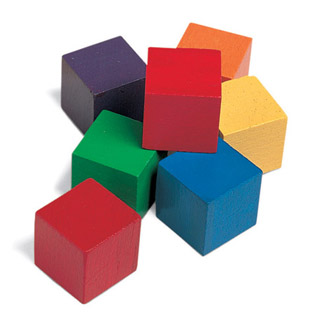
#> input picture cubes.jpg, 315 x 315 px
$ python test.py
#> lines starting #> are read from the running program, lines starting #| are printed output that depends on the picture; after the words box and inside, x2 and y2 are one past the last pixel; in counts of white or black regions, pixels touching at a corner belong together
import cv2 as cv
import numpy as np
from matplotlib import pyplot as plt

img = cv.imread('cubes.jpg')
#> img is the input picture: shape (315, 315, 3); mean B, G, R 176.7, 178.3, 194.3
img = cv.cvtColor(img, cv.COLOR_BGR2GRAY)
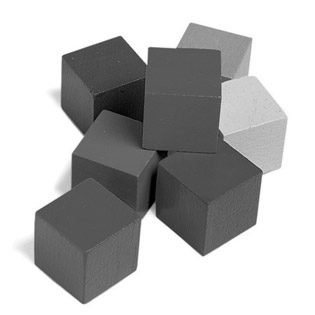
#> img: shape (315, 315); min 0, max 255, mean 182.9

cv.imshow('image',img)
cv.waitKey(0)
cv.destroyAllWindows()

#image gradients
laplacian = cv.Laplacian(img,cv.CV_64F)
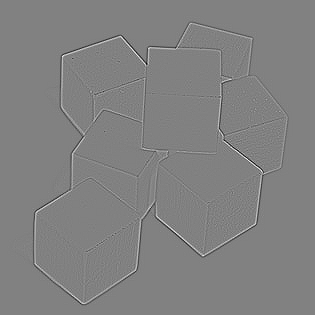
#> laplacian: shape (315, 315) float64; min -215, max 209, mean 0; drawn with min black and max white
sobelx = cv.Sobel(img,cv.CV_64F,1,0,ksize=5)
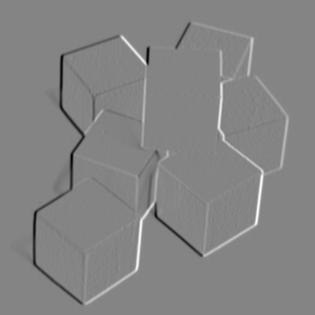
#> sobelx: shape (315, 315) float64; min -8302, max 7675, mean 0; drawn with min black and max white
sobely = cv.Sobel(img,cv.CV_64F,0,1,ksize=5)
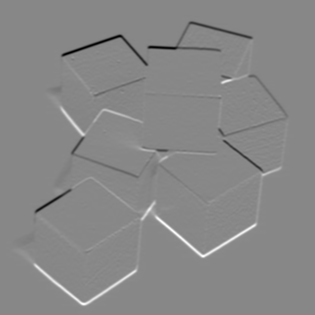
#> sobely: shape (315, 315) float64; min -8285, max 7250, mean 0; drawn with min black and max white

mag,angle = cv.cartToPolar(sobelx,sobely,angleInDegrees=True)
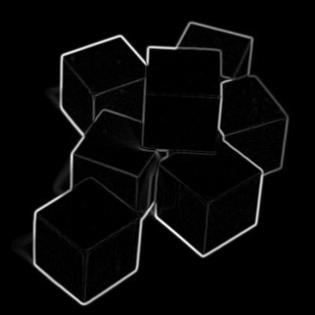
#> mag: shape (315, 315) float64; min 0, max 9325, mean 295.4; drawn with min black and max white
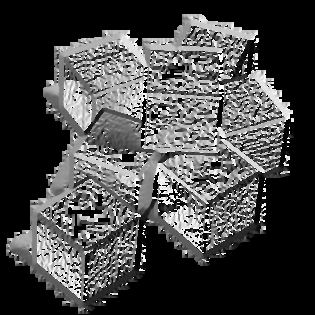
#> angle: shape (315, 315) float64; min 0, max 360, mean 99.3; drawn with min black and max white


plt.subplot(2,2,1),plt.imshow(img,cmap = 'gray')
plt.title('Original'), plt.xticks([]), plt.yticks([])
plt.subplot(2,2,2),plt.imshow(laplacian,cmap = 'gray')
plt.title('Laplacian'), plt.xticks([]), plt.yticks([])
plt.subplot(2,2,3),plt.imshow(sobelx,cmap = 'gray')
plt.title('Sobel X'), plt.xticks([]), plt.yticks([])
plt.subplot(2,2,4),plt.imshow(sobely,cmap = 'gray')
plt.title('Sobel Y'), plt.xticks([]), plt.yticks([])


plt.show()


plt.subplot(2,2,1),plt.imshow(mag,cmap = 'gray')
plt.title('Magnitude'),plt.xticks([]),plt.yticks([])

plt.show()

#cannny edge detection
edges = cv.Canny(img,100,200)
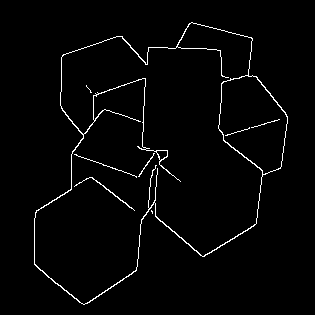
#> edges: shape (315, 315); 2.2% white in thin lines or dots, all inside (x1, y1, x2, y2) = (34, 22, 288, 305)

plt.subplot(121),plt.imshow(img,cmap = 'gray')
plt.title('Original Image'), plt.xticks([]), plt.yticks([])
plt.subplot(122),plt.imshow(edges,cmap = 'gray')
plt.title('Edge Image'), plt.xticks([]), plt.yticks([])

plt.show()

$ run again, with IMG_0695.JPG copied over cubes.jpg
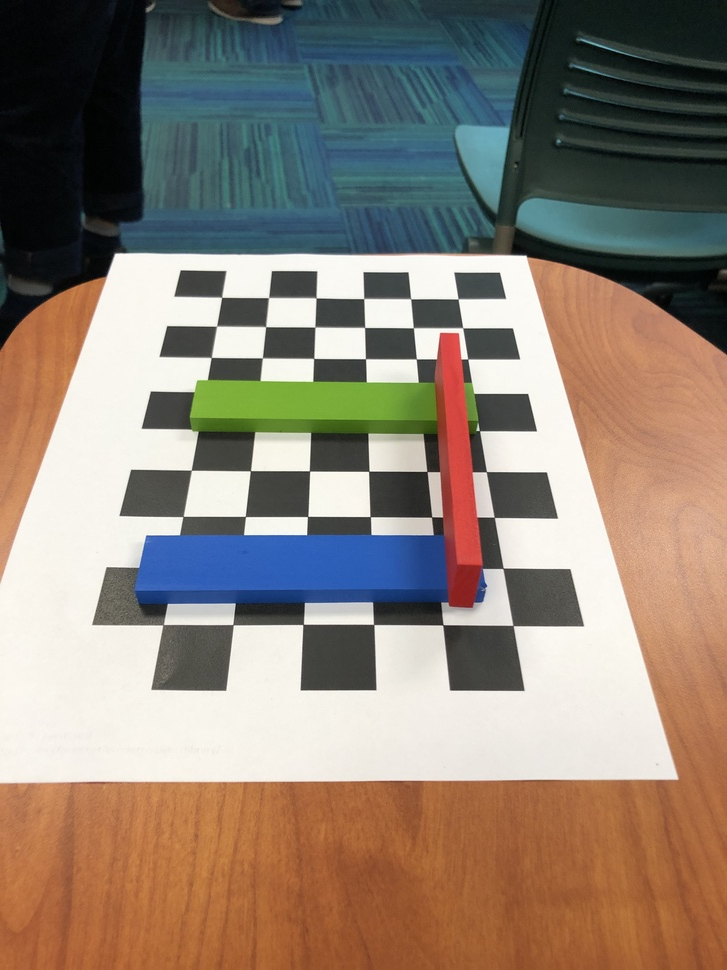
#> input picture IMG_0695.JPG, 727 x 970 px, shrunk from 3024 x 4032 before the run
#> img is the input picture: shape (970, 727, 3); mean B, G, R 116.1, 128.4, 141.3
#> img: shape (970, 727)
#> `mag,angle = cv.cartToPolar(sobelx,sobely,angleInDegrees=True)`:
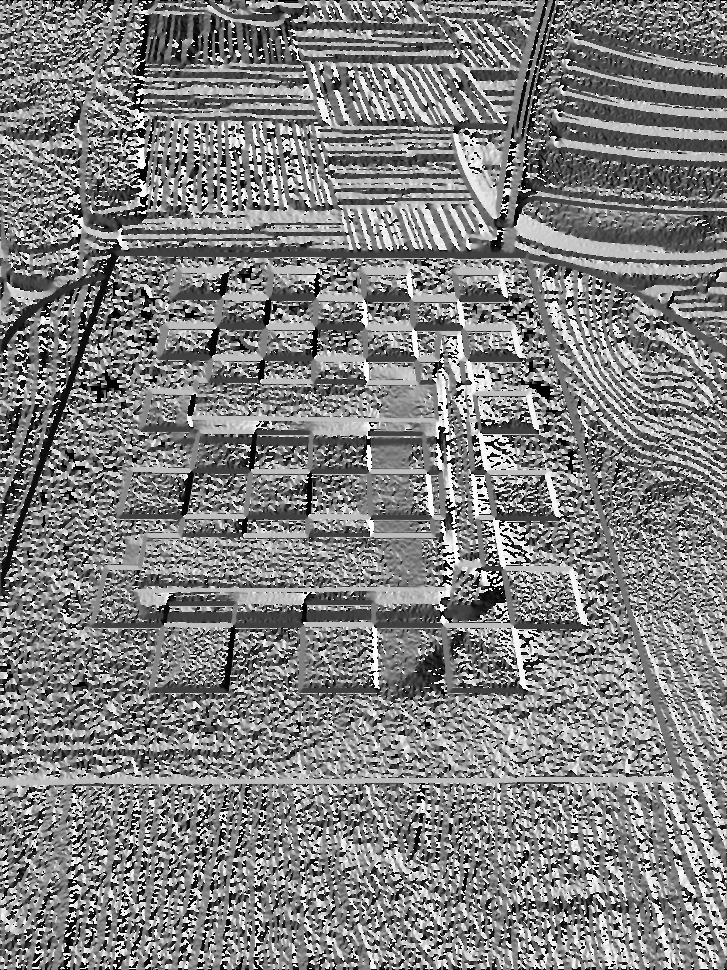
#> angle: shape (970, 727) float64; min 0, max 360, mean 181.2; drawn with min black and max white
#> `edges = cv.Canny(img,100,200)`:
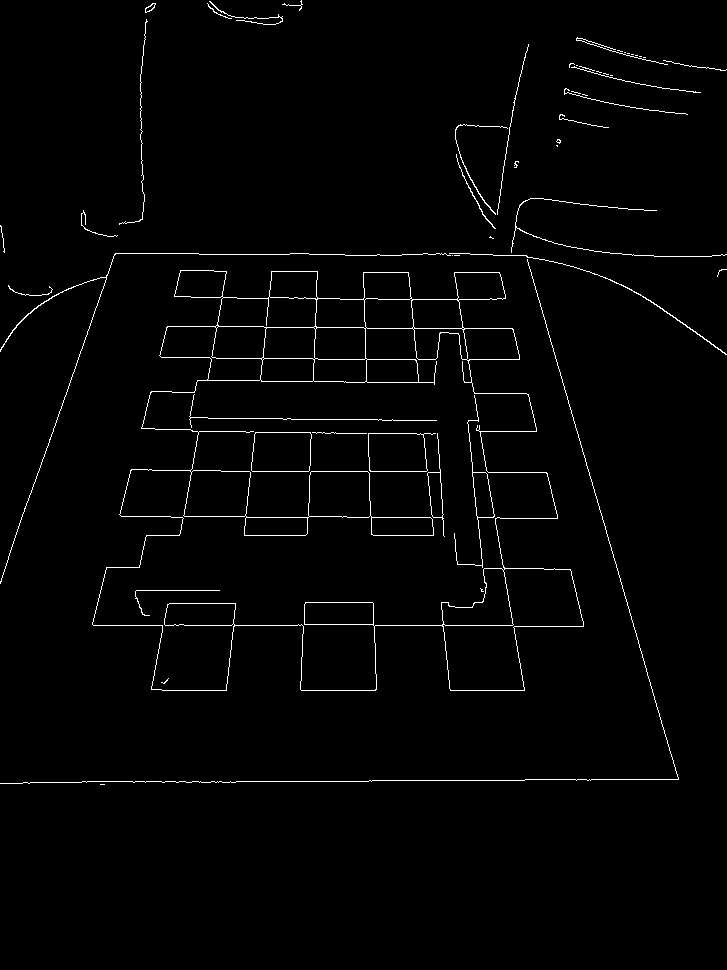
#> edges: shape (970, 727); 1.6% white in thin lines or dots, all inside (x1, y1, x2, y2) = (0, 0, 727, 785)

$ run again, with IMG_0707.JPG copied over cubes.jpg
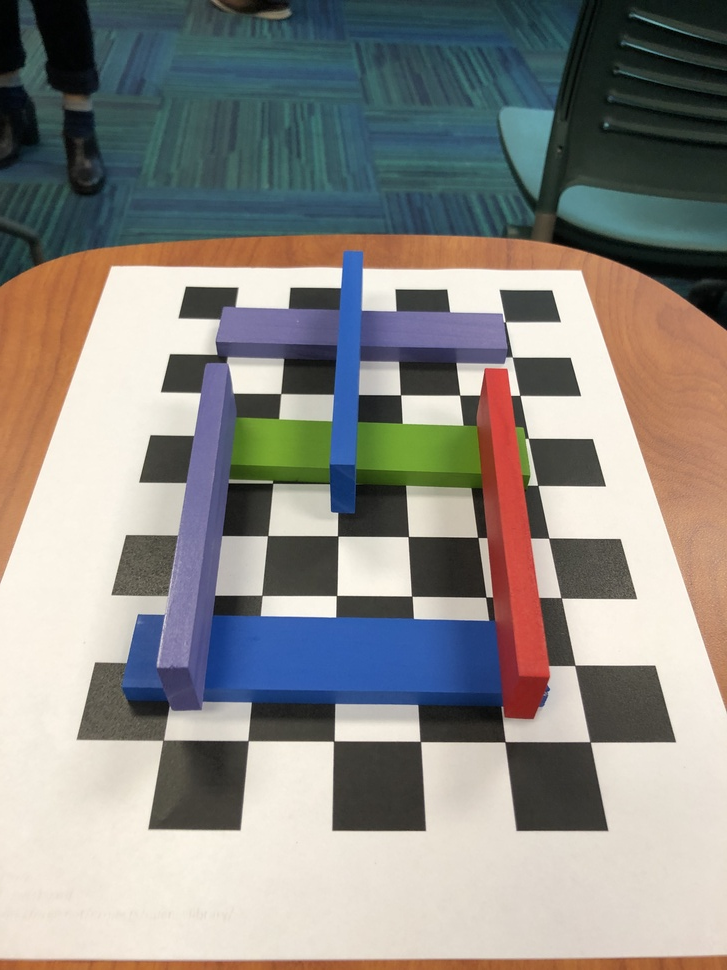
#> input picture IMG_0707.JPG, 727 x 970 px, shrunk from 3024 x 4032 before the run
#> img is the input picture: shape (970, 727, 3); mean B, G, R 133.4, 138.1, 140.4
#> img: shape (970, 727)
#> `mag,angle = cv.cartToPolar(sobelx,sobely,angleInDegrees=True)`:
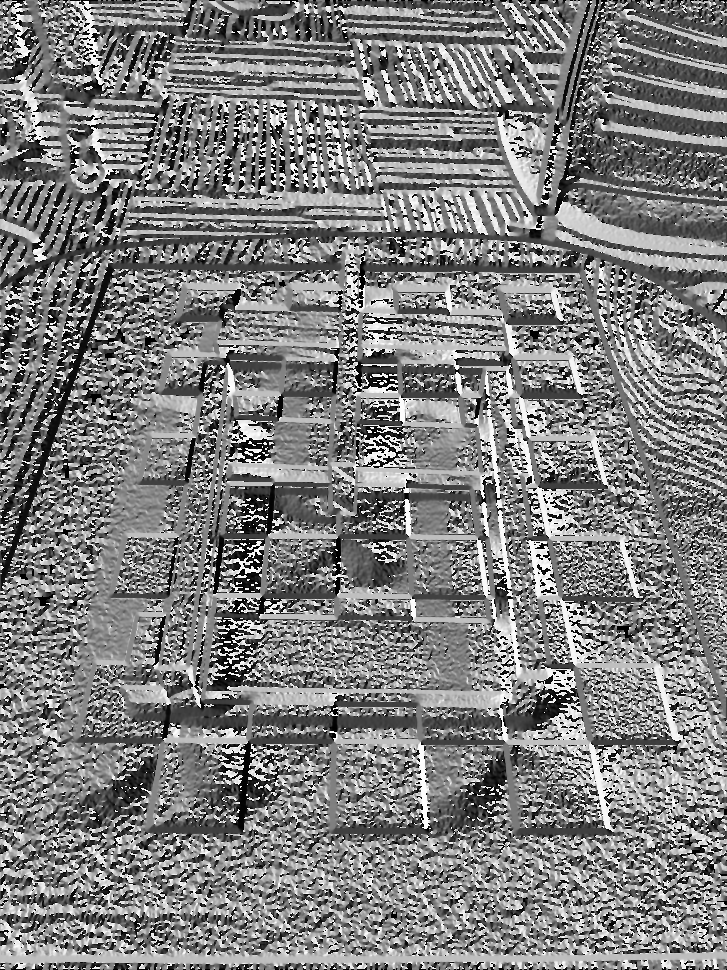
#> angle: shape (970, 727) float64; min 0, max 360, mean 179.3; drawn with min black and max white
#> `edges = cv.Canny(img,100,200)`:
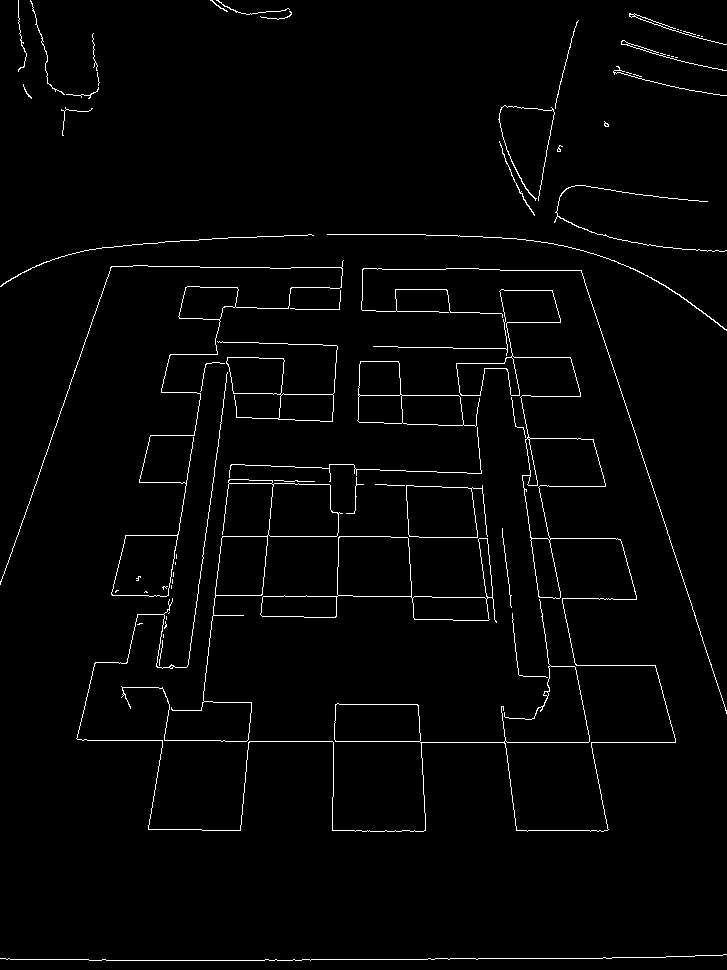
#> edges: shape (970, 727); 2% white in thin lines or dots

$ run again, with IMG_0719.JPG copied over cubes.jpg
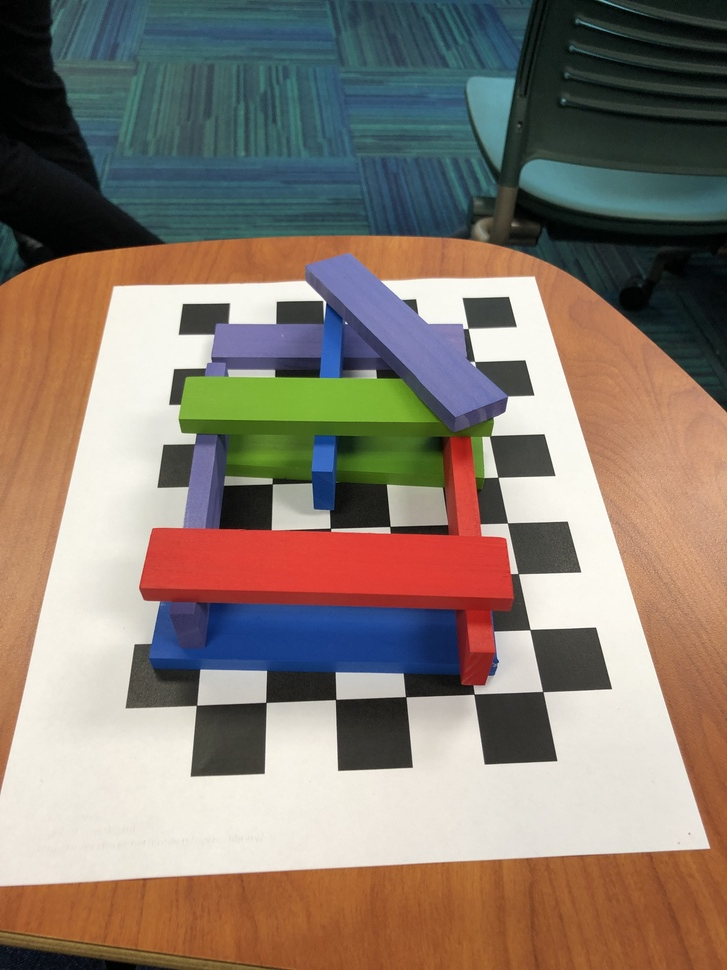
#> input picture IMG_0719.JPG, 727 x 970 px, shrunk from 3024 x 4032 before the run
#> img is the input picture: shape (970, 727, 3); mean B, G, R 111.6, 123, 136.3
#> img: shape (970, 727)
#> `edges = cv.Canny(img,100,200)`:
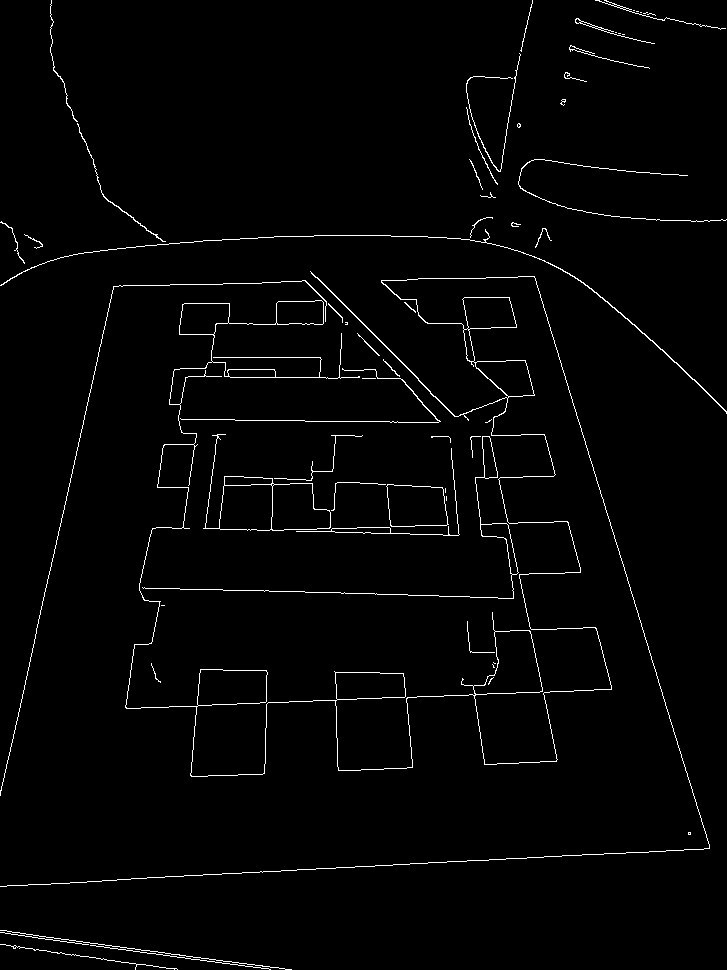
#> edges: shape (970, 727); 1.9% white in thin lines or dots
